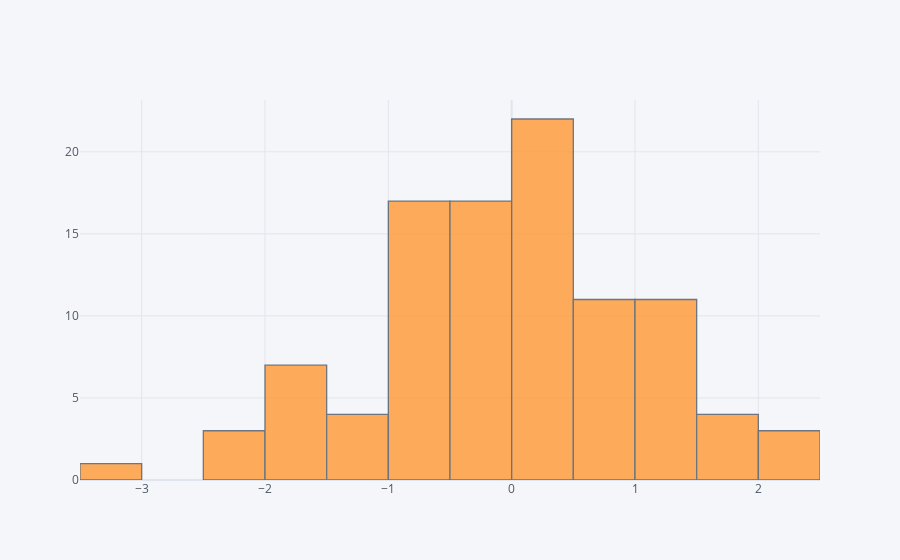

Notebook source saved alongside this figure:
### Markdown cell above
## histogram

### Code cell
df['A'].iplot(kind='hist',bins=25)

### Figure 1 — Plotly figure (JSON) as saved in the notebook; plotly's stock layout.template omitted (floating-point values rounded to 4 significant figures)
{"data": [{"histfunc": "count", "histnorm": "", "marker": {"color": "rgba(255, 153, 51, 1.0)", "line": {"color": "#4D5663", "width": 1.3}}, "name": "A", "nbinsx": 25, "opacity": 0.8, "orientation": "v", "type": "histogram", "x": [-3.089, -0.1509, 0.1323, -0.9436, 1.094, 2.234, -1.409, 0.6644, -1.669, -0.5782, 0.3259, 0.3534, -0.9356, 1.399, -0.7264, 1.271, 0.08988, -0.874, 0.4531, 2.077, -0.6498, 0.1036, 0.3686, -1.661, 0.2275, -0.1761, 1.951, -0.9488, 0.2464, -0.1799, -0.5756, -0.2266, -0.8539, 0.01385, 0.326, -0.8571, 1.103, 0.5423, -0.5223, 0.8232, 0.7083, -2.361, 0.2248, -0.3692, 0.4722, 1.182, -0.704, -1.645, -0.7701, 1.564, -1.012, 0.2384, -0.1041, -1.562, 2.287, -1.69, 0.5236, -0.2458, -0.411, 0.05109, 1.125, 0.03909, 0.07476, -1.684, 0.01269, -0.8126, 0.5429, 1.158, 0.2913, -0.526, -0.403, -0.3231, 1.12, 1.118, -0.2935, 0.4449, 0.3195, -0.03522, 0.5326, -0.237, -2.125, 1.967, -0.1062, -1.53, 1.192, 0.4243, -0.5929, 0.5445, 1.908, 0.9201, -0.3702, -0.1288, 0.5198, -1.003, -0.5049, -2.215, 1.223, 0.7998, -1.229, -0.332]}], "layout": {"barmode": "overlay", "legend": {"bgcolor": "#F5F6F9", "font": {"color": "#4D5663"}}, "paper_bgcolor": "#F5F6F9", "plot_bgcolor": "#F5F6F9", "title": {"font": {"color": "#4D5663"}}, "xaxis": {"gridcolor": "#E1E5ED", "showgrid": true, "tickfont": {"color": "#4D5663"}, "title": {"font": {"color": "#4D5663"}, "text": ""}, "zerolinecolor": "#E1E5ED"}, "yaxis": {"gridcolor": "#E1E5ED", "showgrid": true, "tickfont": {"color": "#4D5663"}, "title": {"font": {"color": "#4D5663"}, "text": ""}, "zerolinecolor": "#E1E5ED"}}}
